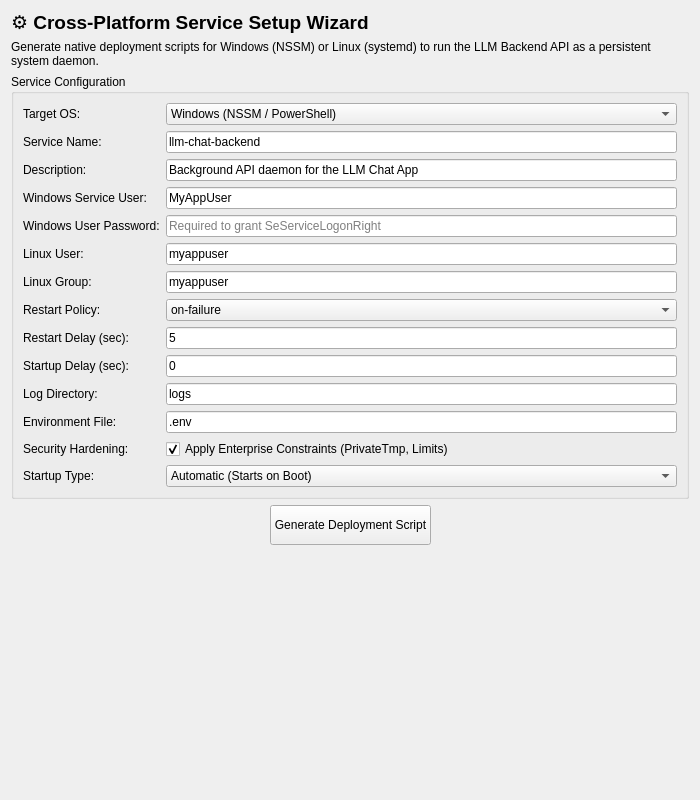
<?xml version="1.0" encoding="UTF-8"?>
<ui version="4.0">
 <class>ServiceInstallerTab</class>
 <widget class="QWidget" name="ServiceInstallerTab">
  <property name="geometry">
   <rect>
    <x>0</x>
    <y>0</y>
    <width>700</width>
    <height>800</height>
   </rect>
  </property>
  <layout class="QVBoxLayout" name="verticalLayout">
   <item>
    <widget class="QLabel" name="titleLabel">
     <property name="font">
      <font>
       <pointsize>14</pointsize>
       <bold>true</bold>
      </font>
     </property>
     <property name="text">
      <string>⚙️ Cross-Platform Service Setup Wizard</string>
     </property>
    </widget>
   </item>
   <item>
    <widget class="QLabel" name="descLabel">
     <property name="text">
      <string>Generate native deployment scripts for Windows (NSSM) or Linux (systemd) to run the LLM Backend API as a persistent system daemon.</string>
     </property>
     <property name="wordWrap">
      <bool>true</bool>
     </property>
    </widget>
   </item>
   <item>
    <widget class="QGroupBox" name="groupBox">
     <property name="title">
      <string>Service Configuration</string>
     </property>
     <layout class="QFormLayout" name="formLayout">
      <item row="0" column="0">
       <widget class="QLabel" name="labelOS">
        <property name="text">
         <string>Target OS:</string>
        </property>
       </widget>
      </item>
      <item row="0" column="1">
       <widget class="QComboBox" name="osCombo">
        <item>
         <property name="text">
          <string>Windows (NSSM / PowerShell)</string>
         </property>
        </item>
        <item>
         <property name="text">
          <string>Linux (systemd / .service)</string>
         </property>
        </item>
       </widget>
      </item>
      <item row="1" column="0">
       <widget class="QLabel" name="labelName">
        <property name="text">
         <string>Service Name:</string>
        </property>
       </widget>
      </item>
      <item row="1" column="1">
       <widget class="QLineEdit" name="svcName">
        <property name="text">
         <string>llm-chat-backend</string>
        </property>
       </widget>
      </item>
      <item row="2" column="0">
       <widget class="QLabel" name="labelDesc">
        <property name="text">
         <string>Description:</string>
        </property>
       </widget>
      </item>
      <item row="2" column="1">
       <widget class="QLineEdit" name="svcDesc">
        <property name="text">
         <string>Background API daemon for the LLM Chat App</string>
        </property>
       </widget>
      </item>
      <item row="3" column="0">
       <widget class="QLabel" name="labelWinUser">
        <property name="text">
         <string>Windows Service User:</string>
        </property>
       </widget>
      </item>
      <item row="3" column="1">
       <widget class="QLineEdit" name="winUser">
        <property name="text">
         <string>MyAppUser</string>
        </property>
       </widget>
      </item>
      <item row="4" column="0">
       <widget class="QLabel" name="labelWinPass">
        <property name="text">
         <string>Windows User Password:</string>
        </property>
       </widget>
      </item>
      <item row="4" column="1">
       <widget class="QLineEdit" name="winPass">
        <property name="echoMode">
         <enum>QLineEdit::EchoMode::Password</enum>
        </property>
        <property name="placeholderText">
         <string>Required to grant SeServiceLogonRight</string>
        </property>
       </widget>
      </item>
      <item row="5" column="0">
       <widget class="QLabel" name="labelLinuxUser">
        <property name="text">
         <string>Linux User:</string>
        </property>
       </widget>
      </item>
      <item row="5" column="1">
       <widget class="QLineEdit" name="linuxUser">
        <property name="text">
         <string>myappuser</string>
        </property>
       </widget>
      </item>
      <item row="6" column="0">
       <widget class="QLabel" name="labelLinuxGroup">
        <property name="text">
         <string>Linux Group:</string>
        </property>
       </widget>
      </item>
      <item row="6" column="1">
       <widget class="QLineEdit" name="linuxGroup">
        <property name="text">
         <string>myappuser</string>
        </property>
       </widget>
      </item>
      <item row="7" column="0">
       <widget class="QLabel" name="labelRestartPolicy">
        <property name="text">
         <string>Restart Policy:</string>
        </property>
       </widget>
      </item>
      <item row="7" column="1">
       <widget class="QComboBox" name="restartPolicy">
        <item>
         <property name="text">
          <string>on-failure</string>
         </property>
        </item>
        <item>
         <property name="text">
          <string>always</string>
         </property>
        </item>
        <item>
         <property name="text">
          <string>no</string>
         </property>
        </item>
       </widget>
      </item>
      <item row="8" column="0">
       <widget class="QLabel" name="labelRestartDelay">
        <property name="text">
         <string>Restart Delay (sec):</string>
        </property>
       </widget>
      </item>
      <item row="8" column="1">
       <widget class="QLineEdit" name="restartDelay">
        <property name="inputMethodHints">
         <set>Qt::InputMethodHint::ImhDigitsOnly</set>
        </property>
        <property name="text">
         <string>5</string>
        </property>
       </widget>
      </item>
      <item row="9" column="0">
       <widget class="QLabel" name="labelStartupDelay">
        <property name="text">
         <string>Startup Delay (sec):</string>
        </property>
       </widget>
      </item>
      <item row="9" column="1">
       <widget class="QLineEdit" name="startupDelay">
        <property name="inputMethodHints">
         <set>Qt::InputMethodHint::ImhDigitsOnly</set>
        </property>
        <property name="text">
         <string>0</string>
        </property>
       </widget>
      </item>
      <item row="10" column="0">
       <widget class="QLabel" name="labelLogDir">
        <property name="text">
         <string>Log Directory:</string>
        </property>
       </widget>
      </item>
      <item row="10" column="1">
       <widget class="QLineEdit" name="logDir">
        <property name="text">
         <string>logs</string>
        </property>
       </widget>
      </item>
      <item row="11" column="0">
       <widget class="QLabel" name="labelEnvFile">
        <property name="text">
         <string>Environment File:</string>
        </property>
       </widget>
      </item>
      <item row="11" column="1">
       <widget class="QLineEdit" name="envFile">
        <property name="text">
         <string>.env</string>
        </property>
       </widget>
      </item>
      <item row="12" column="0">
       <widget class="QLabel" name="labelHardening">
        <property name="text">
         <string>Security Hardening:</string>
        </property>
       </widget>
      </item>
      <item row="12" column="1">
       <widget class="QCheckBox" name="hardeningCheck">
        <property name="text">
         <string>Apply Enterprise Constraints (PrivateTmp, Limits)</string>
        </property>
        <property name="checked">
         <bool>true</bool>
        </property>
       </widget>
      </item>
      <item row="13" column="0">
       <widget class="QLabel" name="labelStartup">
        <property name="text">
         <string>Startup Type:</string>
        </property>
       </widget>
      </item>
      <item row="13" column="1">
       <widget class="QComboBox" name="startupTypeCombo">
        <item>
         <property name="text">
          <string>Automatic (Starts on Boot)</string>
         </property>
        </item>
        <item>
         <property name="text">
          <string>Manual (Requires command)</string>
         </property>
        </item>
       </widget>
      </item>
     </layout>
    </widget>
   </item>
   <item>
    <layout class="QHBoxLayout" name="horizontalLayout">
     <item>
      <spacer name="horizontalSpacer_2">
       <property name="orientation">
        <enum>Qt::Orientation::Horizontal</enum>
       </property>
       <property name="sizeHint" stdset="0">
        <size>
         <width>40</width>
         <height>20</height>
        </size>
       </property>
      </spacer>
     </item>
     <item>
      <widget class="QPushButton" name="generateBtn">
       <property name="minimumSize">
        <size>
         <width>0</width>
         <height>40</height>
        </size>
       </property>
       <property name="text">
        <string>Generate Deployment Script</string>
       </property>
      </widget>
     </item>
     <item>
      <spacer name="horizontalSpacer">
       <property name="orientation">
        <enum>Qt::Orientation::Horizontal</enum>
       </property>
       <property name="sizeHint" stdset="0">
        <size>
         <width>40</width>
         <height>20</height>
        </size>
       </property>
      </spacer>
     </item>
    </layout>
   </item>
   <item>
    <widget class="QLabel" name="outputLabel">
     <property name="text">
      <string/>
     </property>
     <property name="wordWrap">
      <bool>true</bool>
     </property>
    </widget>
   </item>
   <item>
    <spacer name="verticalSpacer">
     <property name="orientation">
      <enum>Qt::Orientation::Vertical</enum>
     </property>
     <property name="sizeHint" stdset="0">
      <size>
       <width>20</width>
       <height>40</height>
      </size>
     </property>
    </spacer>
   </item>
  </layout>
 </widget>
 <resources/>
 <connections/>
</ui>
